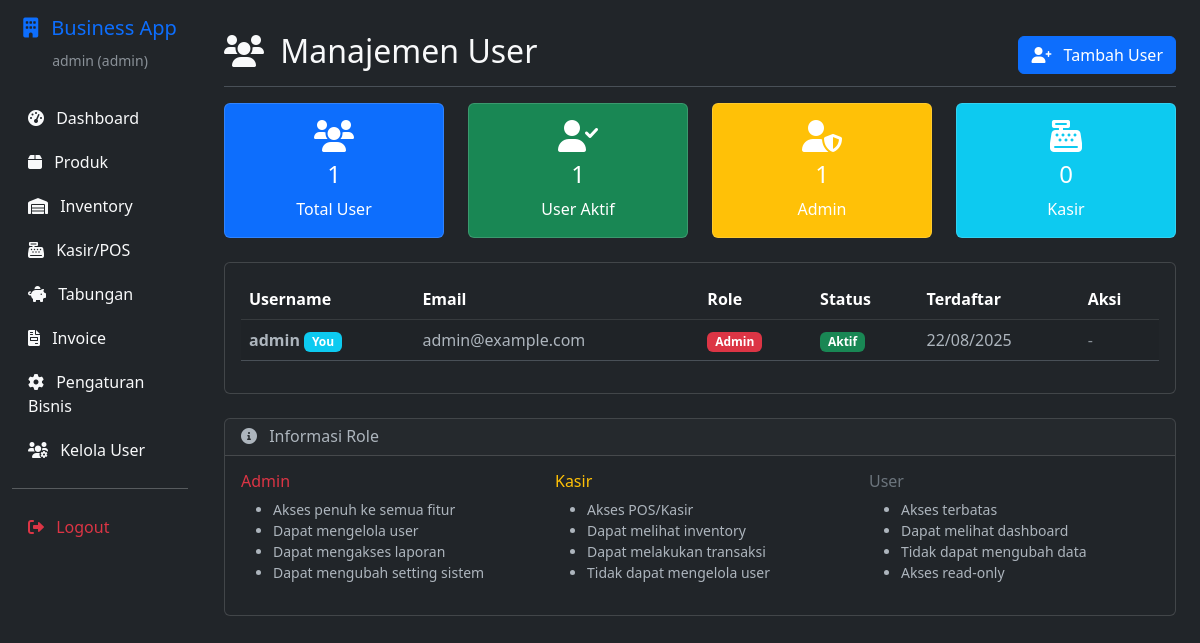
Page /admin/users (signed in) on the committed database.
### app.py (models this page shows, shortened)
class User(db.Model):
    __tablename__ = 'users'
    id = db.Column(db.Integer, primary_key=True)
    username = db.Column(db.String(80), unique=True, nullable=False)
    email = db.Column(db.String(120), unique=True, nullable=False)
    password_hash = db.Column(db.String(255), nullable=False)
    role = db.Column(db.String(20), nullable=False, default='cashier')  # admin, manager, cashier
    is_active = db.Column(db.Boolean, default=True)
    created_at = db.Column(db.DateTime, default=datetime.utcnow)

### app.py (the view)
@app.route('/admin/users')
@admin_required
def admin_users():
    users = User.query.all()
    return render_template('admin/users.html', users=users)

### app.py (called while the page is built)
def admin_required(f):
    from functools import wraps
    @wraps(f)
    def decorated_function(*args, **kwargs):
        if 'user_id' not in session:
            flash('Silakan login terlebih dahulu.', 'error')
            return redirect(url_for('login'))
        user = User.query.get(session['user_id'])
        if not user or user.role != 'admin':
            flash('Akses ditolak. Hanya admin yang dapat mengakses halaman ini.', 'error')
            return redirect(url_for('dashboard'))
        return f(*args, **kwargs)
    return decorated_function

@app.context_processor
def inject_common_functions():
    return {
        'format_currency': format_currency,
        'datetime': datetime,
        'timedelta': timedelta
    }

### templates/admin/users.html (shortened to what this page needs)
{% extends "base.html" %}
{% block content %}
<div class="d-flex justify-content-between flex-wrap flex-md-nowrap align-items-center pt-3 pb-2 mb-3 border-bottom">
    <h1 class="h2">
        <i class="fas fa-users me-2"></i>
        Manajemen User
    </h1>
    <div class="btn-toolbar mb-2 mb-md-0">
        <a href="{{ url_for('register') }}" class="btn btn-primary">
            <i class="fas fa-user-plus me-2"></i>
            Tambah User
        </a>
    </div>
</div>
<div class="row mb-4">
    <div class="col-md-3">
        <div class="card bg-primary text-white">
            <div class="card-body text-center">
                <i class="fas fa-users fa-2x mb-2"></i>
                <h4>{{ users|length }}</h4>
                <p class="mb-0">Total User</p>
            </div>
        </div>
    </div>
    <div class="col-md-3">
        <div class="card bg-success text-white">
            <div class="card-body text-center">
                <i class="fas fa-user-check fa-2x mb-2"></i>
                <h4>{{ users|selectattr('is_active')|list|length }}</h4>
                <p class="mb-0">User Aktif</p>
            </div>
        </div>
    </div>
    <div class="col-md-3">
        <div class="card bg-warning text-white">
            <div class="card-body text-center">
                <i class="fas fa-user-shield fa-2x mb-2"></i>
                <h4>{{ users|selectattr('role', 'equalto', 'admin')|list|length }}</h4>
                <p class="mb-0">Admin</p>
            </div>
        </div>
    </div>
    <div class="col-md-3">
        <div class="card bg-info text-white">
            <div class="card-body text-center">
                <i class="fas fa-cash-register fa-2x mb-2"></i>
                <h4>{{ users|selectattr('role', 'equalto', 'cashier')|list|length }}</h4>
                <p class="mb-0">Kasir</p>
            </div>
        </div>
    </div>
</div>
<div class="card">
    <div class="card-body">
        {% if users %}
        <div class="table-responsive">
            <table class="table table-striped table-hover">
                <thead class="table-dark">
                    <tr>
                        <th>Username</th>
                        <th>Email</th>
                        <th>Role</th>
                        <th>Status</th>
                        <th>Terdaftar</th>
                        <th>Aksi</th>
                    </tr>
                </thead>
                <tbody>
                    {% for user in users %}
                    <tr>
                        <td>
                            <strong>{{ user.username }}</strong>
                            {% if user.id == session.user_id %}
                            <span class="badge bg-info">You</span>
                            {% endif %}
                        </td>
                        <td>{{ user.email }}</td>
                        <td>
                            {% if user.role == 'admin' %}
                                <span class="badge bg-danger">Admin</span>
                            {% elif user.role == 'cashier' %}
                                <span class="badge bg-warning">Kasir</span>
                            {% else %}
                                <span class="badge bg-secondary">User</span>
                            {% endif %}
                        </td>
                        <td>
                            {% if user.is_active %}
                                <span class="badge bg-success">Aktif</span>
                            {% else %}
                                <span class="badge bg-danger">Nonaktif</span>
                            {% endif %}
                        </td>
                        <td>{{ user.created_at.strftime('%d/%m/%Y') }}</td>
                        <td>
                            {% if user.id != session.user_id %}
                            <div class="btn-group btn-group-sm">
                                <a href="{{ url_for('toggle_user_status', user_id=user.id) }}"
                                   class="btn {% if user.is_active %}btn-outline-danger{% else %}btn-outline-success{% endif %}"
                                   onclick="return confirm('{% if user.is_active %}Nonaktifkan{% else %}Aktifkan{% endif %} user {{ user.username }}?')">
                                    {% if user.is_active %}
                                        <i class="fas fa-user-times"></i>
                                    {% else %}
                                        <i class="fas fa-user-check"></i>
                                    {% endif %}
                                </a>
                                <a href="{{ url_for('promote_user', user_id=user.id) }}"
                                   class="btn btn-outline-warning"
                                   onclick="return confirm('Ubah role user {{ user.username }}?')">
                                    {% if user.role == 'admin' %}
                                        <i class="fas fa-user-minus"></i>
                                    {% else %}
                                        <i class="fas fa-user-shield"></i>
                                    {% endif %}
                                </a>
                            </div>
                            {% else %}
                            <span class="text-muted">-</span>
                            {% endif %}
                        </td>
                    </tr>
                    {% endfor %}
                </tbody>
            </table>
        </div>
        {% endif %}
    </div>
</div>
<div class="mt-4">
    <div class="card">
        <div class="card-header">
            <h6 class="mb-0">
                <i class="fas fa-info-circle me-2"></i>
                Informasi Role
            </h6>
        </div>
        <div class="card-body">
            <div class="row">
                <div class="col-md-4">
                    <h6 class="text-danger">Admin</h6>
                    <ul class="small">
                        <li>Akses penuh ke semua fitur</li>
                        <li>Dapat mengelola user</li>
                        <li>Dapat mengakses laporan</li>
                        <li>Dapat mengubah setting sistem</li>
                    </ul>
                </div>
                <div class="col-md-4">
                    <h6 class="text-warning">Kasir</h6>
                    <ul class="small">
                        <li>Akses POS/Kasir</li>
                        <li>Dapat melihat inventory</li>
                        <li>Dapat melakukan transaksi</li>
                        <li>Tidak dapat mengelola user</li>
                    </ul>
                </div>
                <div class="col-md-4">
                    <h6 class="text-secondary">User</h6>
                    <ul class="small">
                        <li>Akses terbatas</li>
                        <li>Dapat melihat dashboard</li>
                        <li>Tidak dapat mengubah data</li>
                        <li>Akses read-only</li>
                    </ul>
                </div>
            </div>
        </div>
    </div>
</div>
{% endblock %}

### rows in the picture
User: username "admin", shows "You", email "admin@example.com", role "Admin", is_active "Aktif", created_at "22/08/2025"

### other values in the picture
{{ session.username }} "admin"
{{ session.user_role }} "admin"
{{ users|length }} "1"
{{ users|selectattr('is_active')|list|length }} "1"
{{ users|selectattr('role', 'equalto', 'admin')|list|length }} "1"
{{ users|selectattr('role', 'equalto', 'cashier')|list|length }} "0"
